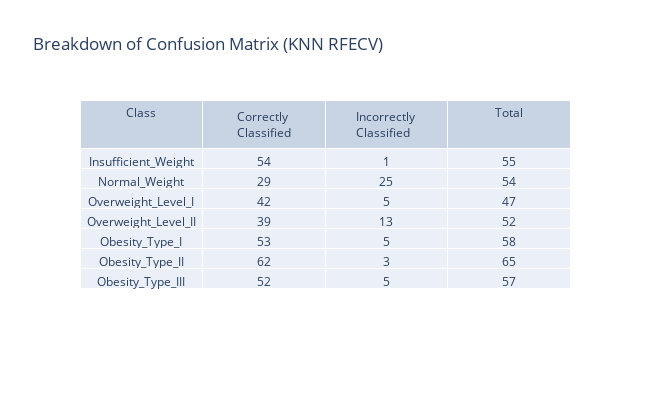

Notebook source saved alongside this figure:
### Markdown cell above
#### Feature Elimination with Cross-Validation

### Code cell
from sklearn.feature_selection import RFECV
from sklearn.linear_model import LinearRegression

df = pd.read_csv("data/DataEncoded.csv")
X = df.drop(["NObeyesdad"], axis=1)
Y = df["NObeyesdad"]
xTrain, xTest, yTrain, yTest = train_test_split(X, Y, test_size=0.2, random_state=42)

estimator = LinearRegression()
selector = RFECV(estimator, step=1, cv=10)
selector = selector.fit(xTrain, yTrain)
selector.support_

good_attributes = selector.get_feature_names_out(X.columns)

X = df[good_attributes]
Y = df["NObeyesdad"]
xTrain, xTest, yTrain, yTest = train_test_split(X, Y, test_size=0.2, random_state=42)


knn = KNeighborsClassifier(n_neighbors=4)
knn.fit(xTrain,yTrain)
yPred = knn.predict(xTest)

cv_score = np.array(cross_val_score(knn, xTrain,yTrain, cv=10)).mean()
cf_matrix = confusion_matrix(yTest,yPred)
metrics = precision_recall_fscore_support(yTest,yPred,average="weighted")
precision,recall,f1=metrics[0],metrics[1],metrics[2]
accuracy = accuracy_score(yTest,yPred)


print("Silhoutte Score: "+str(silhouette_score(xTrain,yTrain)))
print(f"Cross Validation Score: {cv_score}\nPrecision Score: {precision}\nRecall Score: {recall}\nF1 score: {f1}\nAccuracy: {accuracy}")

print("\nConfusion Matrix \n----------------")
sns.heatmap(pd.DataFrame(cf_matrix, labels, labels), annot=True, annot_kws={"size": 14},cmap = 'coolwarm') # font size
plt.title("Confusion Matrix (KNN)",loc='left', fontweight='bold',  style='italic')
plt.show()

interpret_confusion_matrix(cf_matrix,"Breakdown of Confusion Matrix (KNN RFECV)", labels)

### Figure 1 — Plotly figure (JSON) as saved in the notebook; plotly's stock layout.template omitted (floating-point values rounded to 4 significant figures)
{"data": [{"cells": {"values": [["Insufficient_Weight", "Normal_Weight", "Overweight_Level_I", "Overweight_Level_II", "Obesity_Type_I", "Obesity_Type_II", "Obesity_Type_III"], [54, 29, 42, 39, 53, 62, 52], [1, 25, 5, 13, 5, 3, 5], [55, 54, 47, 52, 58, 65, 57]]}, "columnwidth": 5, "header": {"values": ["Class", "Correctly Classified", "Incorrectly Classified", "Total"]}, "type": "table"}], "layout": {"height": 400, "title": {"text": "Breakdown of Confusion Matrix (KNN RFECV)"}, "width": 650}}
